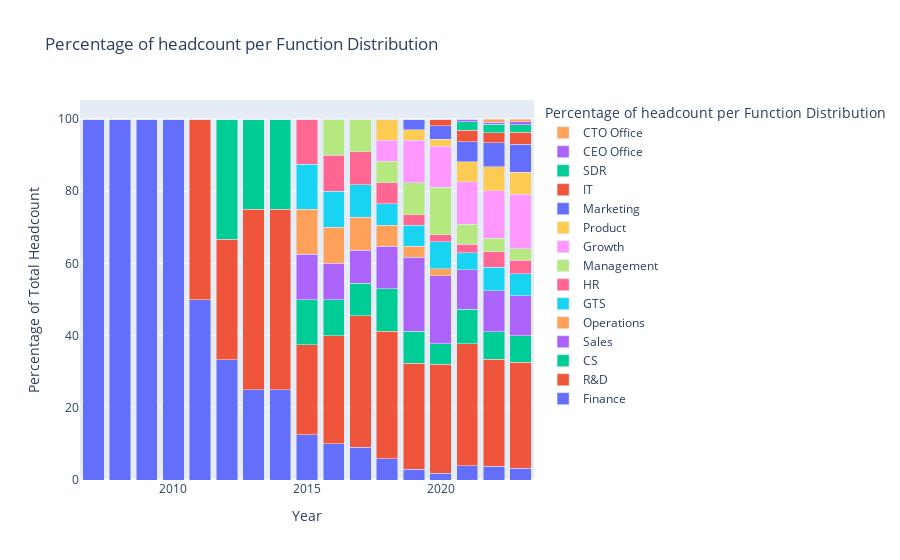
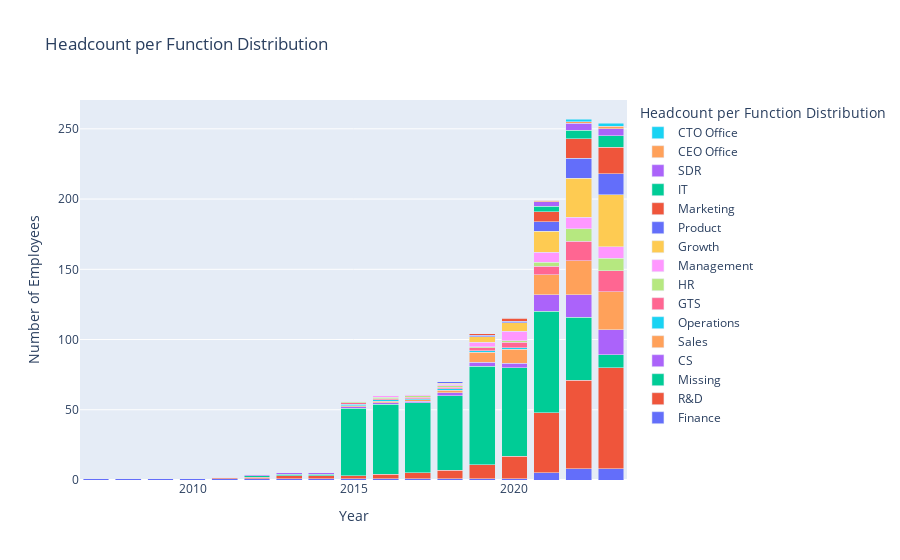
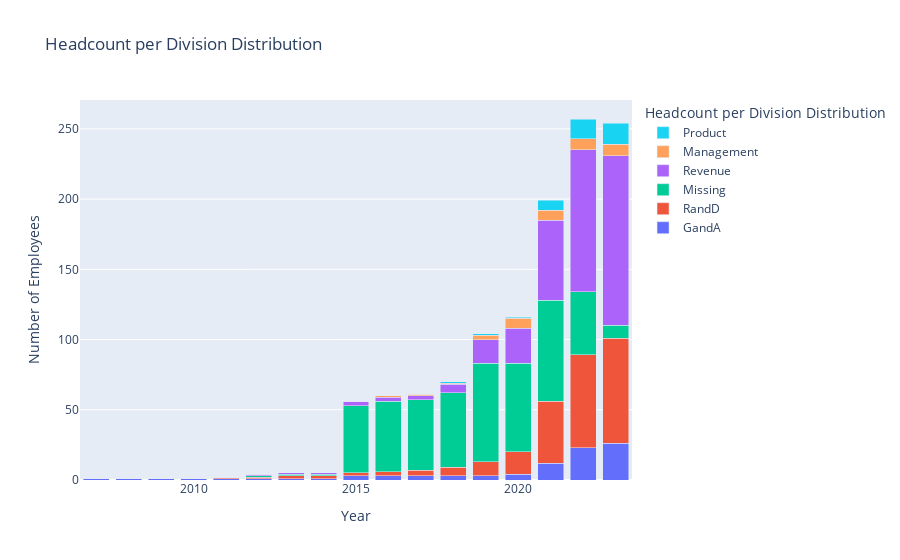
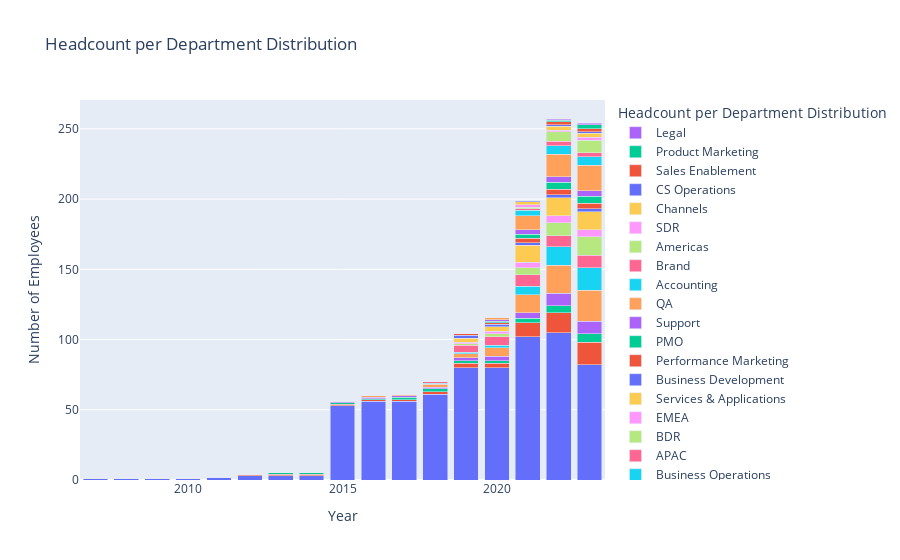

Notebook code for these charts, in order:
### Markdown cell above
# Function Distribution analysis per year

### Code cell
# Function to create distribution data
def create_distribution_data(category, percentage_mode=False):
    years = range(df['Year of Start'].min(), df['Year of Start'].max() + 1)
    distribution_df = pd.DataFrame(index=years)
    
    for item in df[category].unique():
        if item == 'Missing' and percentage_mode:
            continue  # Skip 'Missing' if in percentage mode

        distribution = []
        for year in years:
            if percentage_mode:
                total_count = df[(df[category] != 'Missing') &
                                 (df['Year of Start'] <= year) &
                                 ((df['Year of Termination'].isna()) | (df['Year of Termination'] >= year))].shape[0]
            else:
                total_count = df[(df['Year of Start'] <= year) &
                                 ((df['Year of Termination'].isna()) | (df['Year of Termination'] >= year))].shape[0]

            category_count = df[(df[category] == item) &
                                (df['Year of Start'] <= year) &
                                ((df['Year of Termination'].isna()) | (df['Year of Termination'] >= year))].shape[0]

            value = (category_count / total_count) * 100 if percentage_mode and total_count > 0 else category_count
            distribution.append(value)
        
        distribution_df[item] = distribution
    
    return distribution_df

# Function to create Plotly figure
def create_plotly_stacked_bar(distribution_df, title, percentage_mode=False):
    fig = go.Figure()
    for column in distribution_df.columns:
        fig.add_trace(go.Bar(
            x=distribution_df.index,
            y=distribution_df[column],
            name=column
        ))

    y_axis_title = 'Percentage of Total Headcount' if percentage_mode else 'Number of Employees'
    
    fig.update_layout(
        barmode='stack',
        title=title,
        xaxis_title='Year',
        yaxis_title=y_axis_title,
        legend_title=title
    )

    fig.show()

# User can toggle this variable to switch between modes

# Create and Plot Distribution DataFrames
function_distribution_df_percentage = create_distribution_data('Function', percentage_mode=True)
function_distribution_df = create_distribution_data('Function')
division_distribution_df = create_distribution_data('Division')
department_distribution_df = create_distribution_data('Department')

create_plotly_stacked_bar(function_distribution_df_percentage, 'Percentage of headcount per Function Distribution', percentage_mode=True)
create_plotly_stacked_bar(function_distribution_df, 'Headcount per Function Distribution')
create_plotly_stacked_bar(division_distribution_df, 'Headcount per Division Distribution')
create_plotly_stacked_bar(department_distribution_df, 'Headcount per Department Distribution')

### Figure 1 — Plotly figure (JSON) as saved in the notebook; plotly's stock layout.template omitted (floating-point values rounded to 4 significant figures)
{"data": [{"name": "Finance", "type": "bar", "x": [2007, 2008, 2009, 2010, 2011, 2012, 2013, 2014, 2015, 2016, 2017, 2018, 2019, 2020, 2021, 2022, 2023], "y": [100, 100, 100, 100, 50, 33.33, 25, 25, 12.5, 10, 9.091, 5.882, 2.941, 1.887, 3.937, 3.774, 3.265]}, {"name": "R&D", "type": "bar", "x": [2007, 2008, 2009, 2010, 2011, 2012, 2013, 2014, 2015, 2016, 2017, 2018, 2019, 2020, 2021, 2022, 2023], "y": [0, 0, 0, 0, 50, 33.33, 50, 50, 25, 30, 36.36, 35.29, 29.41, 30.19, 33.86, 29.72, 29.39]}, {"name": "CS", "type": "bar", "x": [2007, 2008, 2009, 2010, 2011, 2012, 2013, 2014, 2015, 2016, 2017, 2018, 2019, 2020, 2021, 2022, 2023], "y": [0, 0, 0, 0, 0, 33.33, 25, 25, 12.5, 10, 9.091, 11.76, 8.824, 5.66, 9.449, 7.547, 7.347]}, {"name": "Sales", "type": "bar", "x": [2007, 2008, 2009, 2010, 2011, 2012, 2013, 2014, 2015, 2016, 2017, 2018, 2019, 2020, 2021, 2022, 2023], "y": [0, 0, 0, 0, 0, 0, 0, 0, 12.5, 10, 9.091, 11.76, 20.59, 18.87, 11.02, 11.32, 11.02]}, {"name": "Operations", "type": "bar", "x": [2007, 2008, 2009, 2010, 2011, 2012, 2013, 2014, 2015, 2016, 2017, 2018, 2019, 2020, 2021, 2022, 2023], "y": [0, 0, 0, 0, 0, 0, 0, 0, 12.5, 10, 9.091, 5.882, 2.941, 1.887, 0, 0, 0]}, {"name": "GTS", "type": "bar", "x": [2007, 2008, 2009, 2010, 2011, 2012, 2013, 2014, 2015, 2016, 2017, 2018, 2019, 2020, 2021, 2022, 2023], "y": [0, 0, 0, 0, 0, 0, 0, 0, 12.5, 10, 9.091, 5.882, 5.882, 7.547, 4.724, 6.604, 6.122]}, {"name": "HR", "type": "bar", "x": [2007, 2008, 2009, 2010, 2011, 2012, 2013, 2014, 2015, 2016, 2017, 2018, 2019, 2020, 2021, 2022, 2023], "y": [0, 0, 0, 0, 0, 0, 0, 0, 12.5, 10, 9.091, 5.882, 2.941, 1.887, 2.362, 4.245, 3.673]}, {"name": "Management", "type": "bar", "x": [2007, 2008, 2009, 2010, 2011, 2012, 2013, 2014, 2015, 2016, 2017, 2018, 2019, 2020, 2021, 2022, 2023], "y": [0, 0, 0, 0, 0, 0, 0, 0, 0, 10, 9.091, 5.882, 8.824, 13.21, 5.512, 3.774, 3.265]}, {"name": "Growth", "type": "bar", "x": [2007, 2008, 2009, 2010, 2011, 2012, 2013, 2014, 2015, 2016, 2017, 2018, 2019, 2020, 2021, 2022, 2023], "y": [0, 0, 0, 0, 0, 0, 0, 0, 0, 0, 0, 5.882, 11.76, 11.32, 11.81, 13.21, 15.1]}, {"name": "Product", "type": "bar", "x": [2007, 2008, 2009, 2010, 2011, 2012, 2013, 2014, 2015, 2016, 2017, 2018, 2019, 2020, 2021, 2022, 2023], "y": [0, 0, 0, 0, 0, 0, 0, 0, 0, 0, 0, 5.882, 2.941, 1.887, 5.512, 6.604, 6.122]}, {"name": "Marketing", "type": "bar", "x": [2007, 2008, 2009, 2010, 2011, 2012, 2013, 2014, 2015, 2016, 2017, 2018, 2019, 2020, 2021, 2022, 2023], "y": [0, 0, 0, 0, 0, 0, 0, 0, 0, 0, 0, 0, 2.941, 3.774, 5.512, 6.604, 7.755]}, {"name": "IT", "type": "bar", "x": [2007, 2008, 2009, 2010, 2011, 2012, 2013, 2014, 2015, 2016, 2017, 2018, 2019, 2020, 2021, 2022, 2023], "y": [0, 0, 0, 0, 0, 0, 0, 0, 0, 0, 0, 0, 0, 1.887, 3.15, 2.83, 3.265]}, {"name": "SDR", "type": "bar", "x": [2007, 2008, 2009, 2010, 2011, 2012, 2013, 2014, 2015, 2016, 2017, 2018, 2019, 2020, 2021, 2022, 2023], "y": [0, 0, 0, 0, 0, 0, 0, 0, 0, 0, 0, 0, 0, 0, 2.362, 2.358, 2.041]}, {"name": "CEO Office", "type": "bar", "x": [2007, 2008, 2009, 2010, 2011, 2012, 2013, 2014, 2015, 2016, 2017, 2018, 2019, 2020, 2021, 2022, 2023], "y": [0, 0, 0, 0, 0, 0, 0, 0, 0, 0, 0, 0, 0, 0, 0.7874, 0.4717, 0.8163]}, {"name": "CTO Office", "type": "bar", "x": [2007, 2008, 2009, 2010, 2011, 2012, 2013, 2014, 2015, 2016, 2017, 2018, 2019, 2020, 2021, 2022, 2023], "y": [0, 0, 0, 0, 0, 0, 0, 0, 0, 0, 0, 0, 0, 0, 0, 0.9434, 0.8163]}], "layout": {"barmode": "stack", "legend": {"title": {"text": "Percentage of headcount per Function Distribution"}}, "title": {"text": "Percentage of headcount per Function Distribution"}, "xaxis": {"title": {"text": "Year"}}, "yaxis": {"title": {"text": "Percentage of Total Headcount"}}}}

### Figure 2 — Plotly figure (JSON) as saved in the notebook; plotly's stock layout.template omitted (floating-point values rounded to 4 significant figures)
{"data": [{"name": "Finance", "type": "bar", "x": [2007, 2008, 2009, 2010, 2011, 2012, 2013, 2014, 2015, 2016, 2017, 2018, 2019, 2020, 2021, 2022, 2023], "y": [1, 1, 1, 1, 1, 1, 1, 1, 1, 1, 1, 1, 1, 1, 5, 8, 8]}, {"name": "R&D", "type": "bar", "x": [2007, 2008, 2009, 2010, 2011, 2012, 2013, 2014, 2015, 2016, 2017, 2018, 2019, 2020, 2021, 2022, 2023], "y": [0, 0, 0, 0, 1, 1, 2, 2, 2, 3, 4, 6, 10, 16, 43, 63, 72]}, {"name": "Missing", "type": "bar", "x": [2007, 2008, 2009, 2010, 2011, 2012, 2013, 2014, 2015, 2016, 2017, 2018, 2019, 2020, 2021, 2022, 2023], "y": [0, 0, 0, 0, 0, 1, 1, 1, 48, 50, 50, 53, 70, 63, 72, 45, 9]}, {"name": "CS", "type": "bar", "x": [2007, 2008, 2009, 2010, 2011, 2012, 2013, 2014, 2015, 2016, 2017, 2018, 2019, 2020, 2021, 2022, 2023], "y": [0, 0, 0, 0, 0, 1, 1, 1, 1, 1, 1, 2, 3, 3, 12, 16, 18]}, {"name": "Sales", "type": "bar", "x": [2007, 2008, 2009, 2010, 2011, 2012, 2013, 2014, 2015, 2016, 2017, 2018, 2019, 2020, 2021, 2022, 2023], "y": [0, 0, 0, 0, 0, 0, 0, 0, 1, 1, 1, 2, 7, 10, 14, 24, 27]}, {"name": "Operations", "type": "bar", "x": [2007, 2008, 2009, 2010, 2011, 2012, 2013, 2014, 2015, 2016, 2017, 2018, 2019, 2020, 2021, 2022, 2023], "y": [0, 0, 0, 0, 0, 0, 0, 0, 1, 1, 1, 1, 1, 1, 0, 0, 0]}, {"name": "GTS", "type": "bar", "x": [2007, 2008, 2009, 2010, 2011, 2012, 2013, 2014, 2015, 2016, 2017, 2018, 2019, 2020, 2021, 2022, 2023], "y": [0, 0, 0, 0, 0, 0, 0, 0, 1, 1, 1, 1, 2, 4, 6, 14, 15]}, {"name": "HR", "type": "bar", "x": [2007, 2008, 2009, 2010, 2011, 2012, 2013, 2014, 2015, 2016, 2017, 2018, 2019, 2020, 2021, 2022, 2023], "y": [0, 0, 0, 0, 0, 0, 0, 0, 1, 1, 1, 1, 1, 1, 3, 9, 9]}, {"name": "Management", "type": "bar", "x": [2007, 2008, 2009, 2010, 2011, 2012, 2013, 2014, 2015, 2016, 2017, 2018, 2019, 2020, 2021, 2022, 2023], "y": [0, 0, 0, 0, 0, 0, 0, 0, 0, 1, 1, 1, 3, 7, 7, 8, 8]}, {"name": "Growth", "type": "bar", "x": [2007, 2008, 2009, 2010, 2011, 2012, 2013, 2014, 2015, 2016, 2017, 2018, 2019, 2020, 2021, 2022, 2023], "y": [0, 0, 0, 0, 0, 0, 0, 0, 0, 0, 0, 1, 4, 6, 15, 28, 37]}, {"name": "Product", "type": "bar", "x": [2007, 2008, 2009, 2010, 2011, 2012, 2013, 2014, 2015, 2016, 2017, 2018, 2019, 2020, 2021, 2022, 2023], "y": [0, 0, 0, 0, 0, 0, 0, 0, 0, 0, 0, 1, 1, 1, 7, 14, 15]}, {"name": "Marketing", "type": "bar", "x": [2007, 2008, 2009, 2010, 2011, 2012, 2013, 2014, 2015, 2016, 2017, 2018, 2019, 2020, 2021, 2022, 2023], "y": [0, 0, 0, 0, 0, 0, 0, 0, 0, 0, 0, 0, 1, 2, 7, 14, 19]}, {"name": "IT", "type": "bar", "x": [2007, 2008, 2009, 2010, 2011, 2012, 2013, 2014, 2015, 2016, 2017, 2018, 2019, 2020, 2021, 2022, 2023], "y": [0, 0, 0, 0, 0, 0, 0, 0, 0, 0, 0, 0, 0, 1, 4, 6, 8]}, {"name": "SDR", "type": "bar", "x": [2007, 2008, 2009, 2010, 2011, 2012, 2013, 2014, 2015, 2016, 2017, 2018, 2019, 2020, 2021, 2022, 2023], "y": [0, 0, 0, 0, 0, 0, 0, 0, 0, 0, 0, 0, 0, 0, 3, 5, 5]}, {"name": "CEO Office", "type": "bar", "x": [2007, 2008, 2009, 2010, 2011, 2012, 2013, 2014, 2015, 2016, 2017, 2018, 2019, 2020, 2021, 2022, 2023], "y": [0, 0, 0, 0, 0, 0, 0, 0, 0, 0, 0, 0, 0, 0, 1, 1, 2]}, {"name": "CTO Office", "type": "bar", "x": [2007, 2008, 2009, 2010, 2011, 2012, 2013, 2014, 2015, 2016, 2017, 2018, 2019, 2020, 2021, 2022, 2023], "y": [0, 0, 0, 0, 0, 0, 0, 0, 0, 0, 0, 0, 0, 0, 0, 2, 2]}], "layout": {"barmode": "stack", "legend": {"title": {"text": "Headcount per Function Distribution"}}, "title": {"text": "Headcount per Function Distribution"}, "xaxis": {"title": {"text": "Year"}}, "yaxis": {"title": {"text": "Number of Employees"}}}}

### Figure 3 — Plotly figure (JSON) as saved in the notebook; plotly's stock layout.template omitted (floating-point values rounded to 4 significant figures)
{"data": [{"name": "GandA", "type": "bar", "x": [2007, 2008, 2009, 2010, 2011, 2012, 2013, 2014, 2015, 2016, 2017, 2018, 2019, 2020, 2021, 2022, 2023], "y": [1, 1, 1, 1, 1, 1, 1, 1, 3, 3, 3, 3, 3, 4, 12, 23, 26]}, {"name": "RandD", "type": "bar", "x": [2007, 2008, 2009, 2010, 2011, 2012, 2013, 2014, 2015, 2016, 2017, 2018, 2019, 2020, 2021, 2022, 2023], "y": [0, 0, 0, 0, 1, 1, 2, 2, 2, 3, 4, 6, 10, 16, 44, 66, 75]}, {"name": "Missing", "type": "bar", "x": [2007, 2008, 2009, 2010, 2011, 2012, 2013, 2014, 2015, 2016, 2017, 2018, 2019, 2020, 2021, 2022, 2023], "y": [0, 0, 0, 0, 0, 1, 1, 1, 48, 50, 50, 53, 70, 63, 72, 45, 9]}, {"name": "Revenue", "type": "bar", "x": [2007, 2008, 2009, 2010, 2011, 2012, 2013, 2014, 2015, 2016, 2017, 2018, 2019, 2020, 2021, 2022, 2023], "y": [0, 0, 0, 0, 0, 1, 1, 1, 3, 3, 3, 6, 17, 25, 57, 101, 121]}, {"name": "Management", "type": "bar", "x": [2007, 2008, 2009, 2010, 2011, 2012, 2013, 2014, 2015, 2016, 2017, 2018, 2019, 2020, 2021, 2022, 2023], "y": [0, 0, 0, 0, 0, 0, 0, 0, 0, 1, 1, 1, 3, 7, 7, 8, 8]}, {"name": "Product", "type": "bar", "x": [2007, 2008, 2009, 2010, 2011, 2012, 2013, 2014, 2015, 2016, 2017, 2018, 2019, 2020, 2021, 2022, 2023], "y": [0, 0, 0, 0, 0, 0, 0, 0, 0, 0, 0, 1, 1, 1, 7, 14, 15]}], "layout": {"barmode": "stack", "legend": {"title": {"text": "Headcount per Division Distribution"}}, "title": {"text": "Headcount per Division Distribution"}, "xaxis": {"title": {"text": "Year"}}, "yaxis": {"title": {"text": "Number of Employees"}}}}

### Figure 4 — Plotly figure (JSON) as saved in the notebook; plotly's stock layout.template omitted (floating-point values rounded to 4 significant figures)
{"data": [{"name": "Missing", "type": "bar", "x": [2007, 2008, 2009, 2010, 2011, 2012, 2013, 2014, 2015, 2016, 2017, 2018, 2019, 2020, 2021, 2022, 2023], "y": [1, 1, 1, 1, 2, 3, 3, 3, 53, 56, 56, 61, 80, 80, 102, 105, 82]}, {"name": "CS", "type": "bar", "x": [2007, 2008, 2009, 2010, 2011, 2012, 2013, 2014, 2015, 2016, 2017, 2018, 2019, 2020, 2021, 2022, 2023], "y": [0, 0, 0, 0, 0, 1, 1, 1, 1, 1, 1, 2, 3, 3, 10, 14, 16]}, {"name": "Linux & Core Acceleration", "type": "bar", "x": [2007, 2008, 2009, 2010, 2011, 2012, 2013, 2014, 2015, 2016, 2017, 2018, 2019, 2020, 2021, 2022, 2023], "y": [0, 0, 0, 0, 0, 0, 1, 1, 1, 1, 2, 2, 2, 2, 3, 5, 6]}, {"name": "Solution Architect team", "type": "bar", "x": [2007, 2008, 2009, 2010, 2011, 2012, 2013, 2014, 2015, 2016, 2017, 2018, 2019, 2020, 2021, 2022, 2023], "y": [0, 0, 0, 0, 0, 0, 0, 0, 1, 1, 1, 1, 2, 3, 4, 9, 9]}, {"name": "Windows", "type": "bar", "x": [2007, 2008, 2009, 2010, 2011, 2012, 2013, 2014, 2015, 2016, 2017, 2018, 2019, 2020, 2021, 2022, 2023], "y": [0, 0, 0, 0, 0, 0, 0, 0, 0, 1, 1, 2, 3, 6, 13, 20, 22]}, {"name": "Business Operations", "type": "bar", "x": [2007, 2008, 2009, 2010, 2011, 2012, 2013, 2014, 2015, 2016, 2017, 2018, 2019, 2020, 2021, 2022, 2023], "y": [0, 0, 0, 0, 0, 0, 0, 0, 0, 0, 0, 1, 1, 2, 6, 13, 16]}, {"name": "APAC", "type": "bar", "x": [2007, 2008, 2009, 2010, 2011, 2012, 2013, 2014, 2015, 2016, 2017, 2018, 2019, 2020, 2021, 2022, 2023], "y": [0, 0, 0, 0, 0, 0, 0, 0, 0, 0, 0, 1, 5, 6, 8, 8, 9]}, {"name": "BDR", "type": "bar", "x": [2007, 2008, 2009, 2010, 2011, 2012, 2013, 2014, 2015, 2016, 2017, 2018, 2019, 2020, 2021, 2022, 2023], "y": [0, 0, 0, 0, 0, 0, 0, 0, 0, 0, 0, 0, 1, 2, 5, 9, 13]}, {"name": "EMEA", "type": "bar", "x": [2007, 2008, 2009, 2010, 2011, 2012, 2013, 2014, 2015, 2016, 2017, 2018, 2019, 2020, 2021, 2022, 2023], "y": [0, 0, 0, 0, 0, 0, 0, 0, 0, 0, 0, 0, 1, 2, 4, 5, 5]}, {"name": "Services & Applications", "type": "bar", "x": [2007, 2008, 2009, 2010, 2011, 2012, 2013, 2014, 2015, 2016, 2017, 2018, 2019, 2020, 2021, 2022, 2023], "y": [0, 0, 0, 0, 0, 0, 0, 0, 0, 0, 0, 0, 3, 3, 12, 13, 13]}, {"name": "Business Development", "type": "bar", "x": [2007, 2008, 2009, 2010, 2011, 2012, 2013, 2014, 2015, 2016, 2017, 2018, 2019, 2020, 2021, 2022, 2023], "y": [0, 0, 0, 0, 0, 0, 0, 0, 0, 0, 0, 0, 2, 2, 2, 2, 2]}, {"name": "Performance Marketing", "type": "bar", "x": [2007, 2008, 2009, 2010, 2011, 2012, 2013, 2014, 2015, 2016, 2017, 2018, 2019, 2020, 2021, 2022, 2023], "y": [0, 0, 0, 0, 0, 0, 0, 0, 0, 0, 0, 0, 1, 1, 3, 4, 4]}, {"name": "PMO", "type": "bar", "x": [2007, 2008, 2009, 2010, 2011, 2012, 2013, 2014, 2015, 2016, 2017, 2018, 2019, 2020, 2021, 2022, 2023], "y": [0, 0, 0, 0, 0, 0, 0, 0, 0, 0, 0, 0, 0, 1, 3, 5, 5]}, {"name": "Support", "type": "bar", "x": [2007, 2008, 2009, 2010, 2011, 2012, 2013, 2014, 2015, 2016, 2017, 2018, 2019, 2020, 2021, 2022, 2023], "y": [0, 0, 0, 0, 0, 0, 0, 0, 0, 0, 0, 0, 0, 1, 3, 4, 4]}, {"name": "QA", "type": "bar", "x": [2007, 2008, 2009, 2010, 2011, 2012, 2013, 2014, 2015, 2016, 2017, 2018, 2019, 2020, 2021, 2022, 2023], "y": [0, 0, 0, 0, 0, 0, 0, 0, 0, 0, 0, 0, 0, 2, 10, 16, 18]}, {"name": "Accounting", "type": "bar", "x": [2007, 2008, 2009, 2010, 2011, 2012, 2013, 2014, 2015, 2016, 2017, 2018, 2019, 2020, 2021, 2022, 2023], "y": [0, 0, 0, 0, 0, 0, 0, 0, 0, 0, 0, 0, 0, 0, 4, 6, 6]}, {"name": "Brand", "type": "bar", "x": [2007, 2008, 2009, 2010, 2011, 2012, 2013, 2014, 2015, 2016, 2017, 2018, 2019, 2020, 2021, 2022, 2023], "y": [0, 0, 0, 0, 0, 0, 0, 0, 0, 0, 0, 0, 0, 0, 1, 3, 3]}, {"name": "Americas", "type": "bar", "x": [2007, 2008, 2009, 2010, 2011, 2012, 2013, 2014, 2015, 2016, 2017, 2018, 2019, 2020, 2021, 2022, 2023], "y": [0, 0, 0, 0, 0, 0, 0, 0, 0, 0, 0, 0, 0, 0, 1, 7, 9]}, {"name": "SDR", "type": "bar", "x": [2007, 2008, 2009, 2010, 2011, 2012, 2013, 2014, 2015, 2016, 2017, 2018, 2019, 2020, 2021, 2022, 2023], "y": [0, 0, 0, 0, 0, 0, 0, 0, 0, 0, 0, 0, 0, 0, 2, 1, 2]}, {"name": "Channels", "type": "bar", "x": [2007, 2008, 2009, 2010, 2011, 2012, 2013, 2014, 2015, 2016, 2017, 2018, 2019, 2020, 2021, 2022, 2023], "y": [0, 0, 0, 0, 0, 0, 0, 0, 0, 0, 0, 0, 0, 0, 2, 3, 3]}, {"name": "CS Operations", "type": "bar", "x": [2007, 2008, 2009, 2010, 2011, 2012, 2013, 2014, 2015, 2016, 2017, 2018, 2019, 2020, 2021, 2022, 2023], "y": [0, 0, 0, 0, 0, 0, 0, 0, 0, 0, 0, 0, 0, 0, 1, 1, 1]}, {"name": "Sales Enablement", "type": "bar", "x": [2007, 2008, 2009, 2010, 2011, 2012, 2013, 2014, 2015, 2016, 2017, 2018, 2019, 2020, 2021, 2022, 2023], "y": [0, 0, 0, 0, 0, 0, 0, 0, 0, 0, 0, 0, 0, 0, 0, 2, 2]}, {"name": "Product Marketing", "type": "bar", "x": [2007, 2008, 2009, 2010, 2011, 2012, 2013, 2014, 2015, 2016, 2017, 2018, 2019, 2020, 2021, 2022, 2023], "y": [0, 0, 0, 0, 0, 0, 0, 0, 0, 0, 0, 0, 0, 0, 0, 1, 3]}, {"name": "Legal", "type": "bar", "x": [2007, 2008, 2009, 2010, 2011, 2012, 2013, 2014, 2015, 2016, 2017, 2018, 2019, 2020, 2021, 2022, 2023], "y": [0, 0, 0, 0, 0, 0, 0, 0, 0, 0, 0, 0, 0, 0, 0, 1, 1]}], "layout": {"barmode": "stack", "legend": {"title": {"text": "Headcount per Department Distribution"}}, "title": {"text": "Headcount per Department Distribution"}, "xaxis": {"title": {"text": "Year"}}, "yaxis": {"title": {"text": "Number of Employees"}}}}
